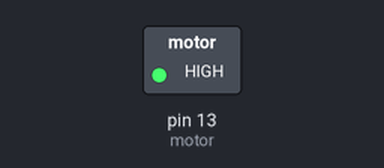
Bench run of a sketch on a simulated Arduino Uno, built with avr-gcc and run on an emulated ATmega328P. Parts: switched loads named in the sketch (green lamp = pin HIGH).

Above: at 1.0 s.
At 5.5 s:
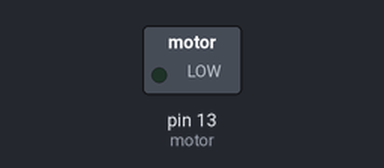
Timing chart, 0 to 6.9 s (numbered marks = the images above):
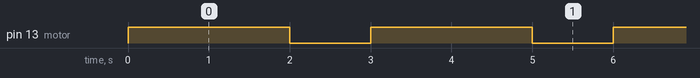

The sketch:

motor.ino
```cpp
/*
 * Author:Dharmendra Kumar Yadav
  Let the motors run!
  Turns on an Motor on for Two second, then off for one second, repeatedly.

 */

// Pin 13 has an LED, also connected Motor.
// give it a name:
int motor = 13;
// the setup routine runs once when you press reset:
void setup() {
  // initialize the digital pin as an output.
  pinMode(motor, OUTPUT);
}
// the loop routine runs over and over again forever:
void loop() {
  digitalWrite(motor, HIGH);   // turn the Motor on (HIGH is the voltage level)
  delay(2000);               // wait for Two second
  digitalWrite(motor, LOW);    // turn the Motor off by making the voltage LOW
  delay(1000);
}
```

Measured:
- by itself, pin 13 (motor): alternates HIGH for 2.0 s and LOW for 1.0 s
